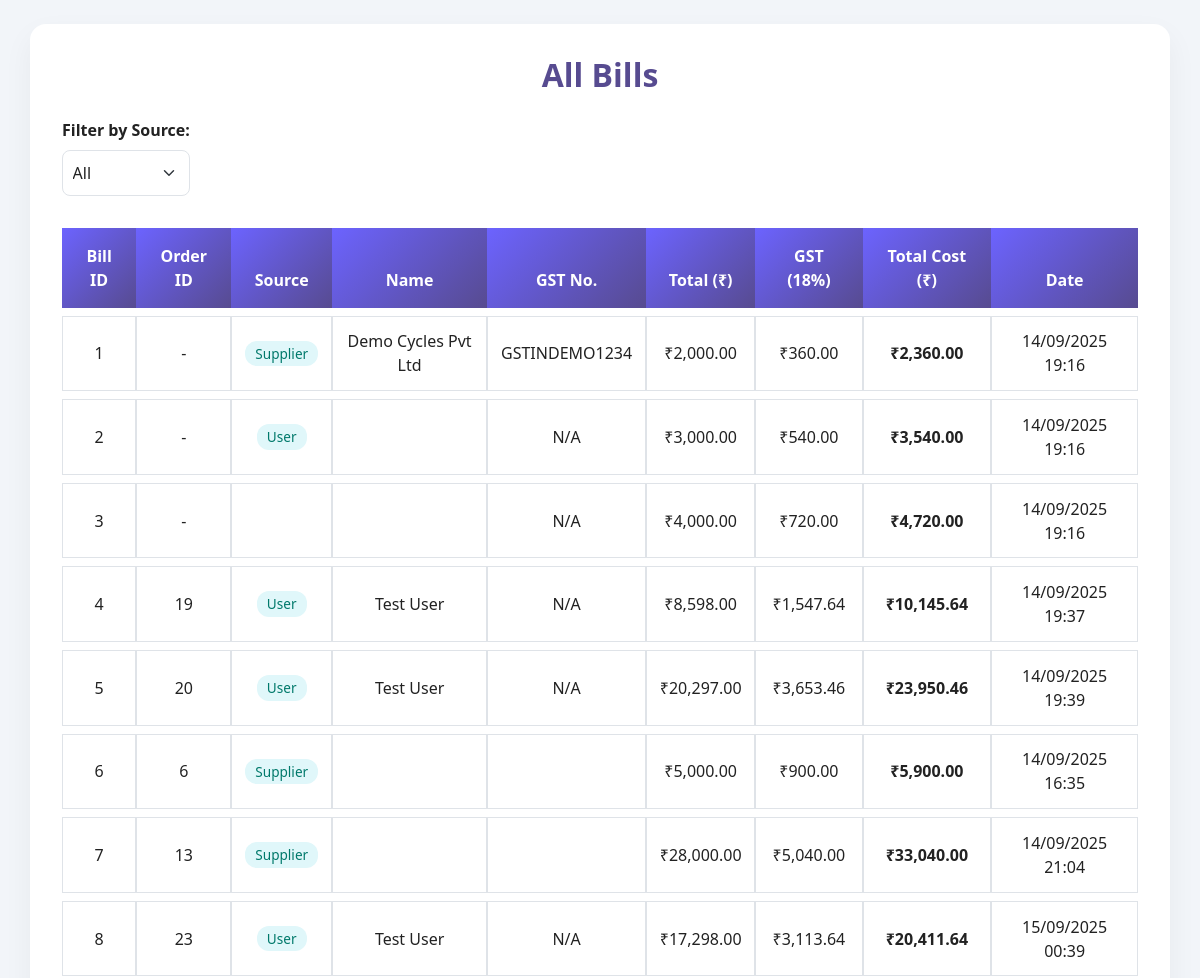
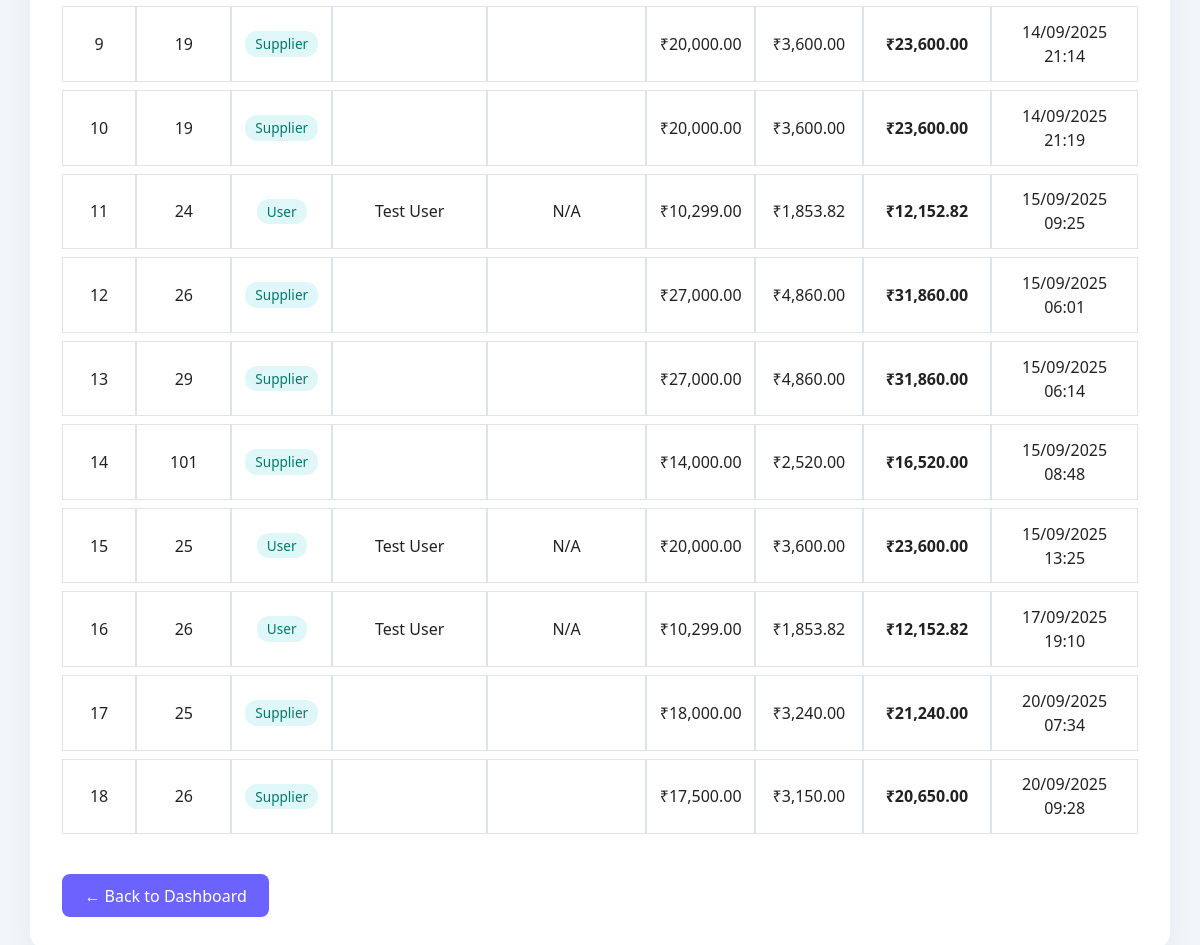
The app's page /admin/admin_bills.php (signed in) with its own data (2 pictures, top to bottom).
### tables this page shows
CREATE TABLE `bills` (
  `id` int(11) NOT NULL,
  `order_id` int(11) NOT NULL,
  `amount` decimal(10,2) NOT NULL,
  `created_at` datetime DEFAULT current_timestamp(),
  `source` enum('user','supplier') NOT NULL DEFAULT 'user',
  `supplier_id` int(11) DEFAULT NULL
);

CREATE TABLE `suppliers` (
  `id` int(11) NOT NULL,
  `user_id` int(11) NOT NULL,
  `company_name` varchar(160) DEFAULT NULL,
  `gstin` varchar(40) DEFAULT NULL,
  `created_at` datetime DEFAULT current_timestamp()
);

CREATE TABLE `users` (
  `id` int(11) NOT NULL,
  `role_id` int(11) NOT NULL,
  `name` varchar(120) NOT NULL,
  `email` varchar(160) NOT NULL,
  `password_plain` varchar(120) NOT NULL,
  `created_at` datetime DEFAULT current_timestamp()
);

### admin/admin_bills.php (the view, shortened to what this page needs)
<?php
require_once '../config/db.php';
$filter = $_GET['source'] ?? 'all';
$whereClause = '';
$sql = "
  SELECT
    b.id AS bill_id,
    b.order_id,
    b.amount,
    b.created_at,
    b.source,
    u.name AS user_name,
    s.company_name AS supplier_name,
    s.gstin AS supplier_gst
  FROM bills b
  LEFT JOIN orders o ON o.id = b.order_id
  LEFT JOIN users u ON u.id = o.user_id
  LEFT JOIN suppliers s ON s.id = b.supplier_id
  $whereClause
  ORDER BY b.id ASC
";
$res = $conn->query($sql);
?>
<!DOCTYPE html>
<html>
<head>
  <link rel="stylesheet" href="https://cdn.jsdelivr.net/npm/bootstrap@5.3.2/dist/css/bootstrap.min.css">
</head>
<body>
  <div class="container my-4">
    <h2 class="mb-4">All Bills</h2>
    <form method="get" class="row g-3 mb-4">
      <div class="col-auto">
        <label for="sourceFilter" class="form-label">Filter by Source:</label>
        <select name="source" id="sourceFilter" class="form-select" onchange="this.form.submit()">
          <option value="all" <?= $filter === 'all' ? 'selected' : '' ?>>All</option>
        </select>
      </div>
    </form>
    <table class="table table-bordered table-hover">
      <thead class="table-dark">
        <tr>
          <th>Bill ID</th>
          <th>Order ID</th>
          <th>Source</th>
          <th>Name</th>
          <th>GST No.</th>
          <th>Total (₹)</th>
          <th>GST (18%)</th>
          <th>Total Cost (₹)</th>
          <th>Date</th>
        </tr>
      </thead>
      <tbody>
        <?php if ($res->num_rows === 0): ?>
          <tr><td colspan="9" class="text-center">No bills found.</td></tr>
        <?php else: ?>
          <?php while ($row = $res->fetch_assoc()): ?>
            <?php
              $subtotal = (float)$row['amount'];
              $gst = round($subtotal * 0.18, 2);
              $total = $subtotal + $gst;
              $isSupplier = $row['source'] === 'supplier';
              $name = $isSupplier ? $row['supplier_name'] : $row['user_name'];
              $gstNo = $isSupplier ? $row['supplier_gst'] : 'N/A';
              $sourceLabel = ucfirst($row['source']);
              $formattedDateTime = date('d/m/Y H:i', strtotime($row['created_at']));
            ?>
            <tr>
              <td><?= $row['bill_id'] ?></td>
              <td><?= $row['order_id'] ?: '-' ?></td>
              <td><span class="badge bg-info text-dark"><?= htmlspecialchars($sourceLabel) ?></span></td>
              <td><?= htmlspecialchars($name) ?></td>
              <td><?= htmlspecialchars($gstNo) ?></td>
              <td>₹<?= number_format($subtotal, 2) ?></td>
              <td>₹<?= number_format($gst, 2) ?></td>
              <td><strong>₹<?= number_format($total, 2) ?></strong></td>
              <td><?= $formattedDateTime ?></td>
            </tr>
          <?php endwhile; ?>
        <?php endif; ?>
      </tbody>
    </table>
    <a href="dashboard.php" class="btn btn-secondary mt-3">← Back to Dashboard</a>
  </div>
</body>
</html>

### admin/admin_bills.php (style rules this page uses)
:root { --bg: #f2f5f9; --text: #222; --card-bg: #fff; --primary: #6c63ff; --primary-light: #7c7bff; --primary-dark: #574b90; --border: #dfe3e8; --badge-bg: #e0f7fa; --badge-text: #00796b; --hover: #f0f0f0; }
body { background: var(--bg); color: var(--text); font-family: 'Segoe UI', Tahoma, Geneva, Verdana, sans-serif; margin: 0; padding: 0; }
.container { background-color: var(--card-bg); padding: 2rem; margin-top: 2rem; border-radius: 16px; box-shadow: 0 12px 30px rgba(0, 0, 0, 0.05); transition: background 0.3s; }
h2 { font-size: 2rem; font-weight: bold; text-align: center; margin-bottom: 2rem; color: var(--primary-dark); }
form .form-label { font-weight: 600; color: var(--text); }
.form-select { border-radius: 8px; border: 1px solid var(--border); padding: 0.6rem; background-color: var(--card-bg); color: var(--text); transition: border 0.2s; }
.table { border-collapse: separate; border-spacing: 0 8px; width: 100%; margin-top: 1rem; }
.table th { background: linear-gradient(135deg, var(--primary), var(--primary-dark)); color: white; padding: 1rem; text-align: center; border: none; }
.table td { background-color: var(--card-bg); border: 1px solid var(--border); padding: 0.8rem; text-align: center; vertical-align: middle; color: var(--text); }
.table tbody tr { transition: background-color 0.3s ease; }
.badge.bg-info { background-color: var(--badge-bg) !important; color: var(--badge-text) !important; font-weight: 500; border-radius: 12px; padding: 6px 10px; font-size: 0.85rem; }
.btn-secondary { background-color: var(--primary); border: none; color: white; font-weight: 500; padding: 0.6rem 1.4rem; border-radius: 8px; transition: all 0.3s ease; }

### records on screen
bills: id "1", order "-", source "Supplier", supplier.company_name "Demo Cycles Pvt Ltd", supplier.gstin "GSTINDEMO1234", amount "2,000.00", amount "360.00", amount "2,360.00", created_at "14/09/2025 19:16"
bills: id "2", order "-", source "User", source "N/A", amount "3,000.00", amount "540.00", amount "3,540.00", created_at "14/09/2025 19:16"
bills: id "3", order "-", source "N/A", amount "4,000.00", amount "720.00", amount "4,720.00", created_at "14/09/2025 19:16"
bills: id "4", order "19", source "User", users.name "Test User", source "N/A", amount "8,598.00", amount "1,547.64", amount "10,145.64", created_at "14/09/2025 19:37"
bills: id "5", order "20", source "User", users.name "Test User", source "N/A", amount "20,297.00", amount "3,653.46", amount "23,950.46", created_at "14/09/2025 19:39"
bills: id "6", order "6", source "Supplier", amount "5,000.00", amount "900.00", amount "5,900.00", created_at "14/09/2025 16:35"
bills: id "7", order "13", source "Supplier", amount "28,000.00", amount "5,040.00", amount "33,040.00", created_at "14/09/2025 21:04"
bills: id "8", order "23", source "User", users.name "Test User", source "N/A", amount "17,298.00", amount "3,113.64", amount "20,411.64", created_at "15/09/2025 00:39"
bills: id "9", order "19", source "Supplier", amount "20,000.00", amount "3,600.00", amount "23,600.00", created_at "14/09/2025 21:14"
bills: id "10", order "19", source "Supplier", amount "20,000.00", amount "3,600.00", amount "23,600.00", created_at "14/09/2025 21:19"
bills: id "11", order "24", source "User", users.name "Test User", source "N/A", amount "10,299.00", amount "1,853.82", amount "12,152.82", created_at "15/09/2025 09:25"
bills: id "12", order "26", source "Supplier", amount "27,000.00", amount "4,860.00", amount "31,860.00", created_at "15/09/2025 06:01"
bills: id "13", order "29", source "Supplier", amount "27,000.00", amount "4,860.00", amount "31,860.00", created_at "15/09/2025 06:14"
bills: id "14", order "101", source "Supplier", amount "14,000.00", amount "2,520.00", amount "16,520.00", created_at "15/09/2025 08:48"
bills: id "15", order "25", source "User", users.name "Test User", source "N/A", amount "20,000.00", amount "3,600.00", amount "23,600.00", created_at "15/09/2025 13:25"
bills: id "16", order "26", source "User", users.name "Test User", source "N/A", amount "10,299.00", amount "1,853.82", amount "12,152.82", created_at "17/09/2025 19:10"
bills: id "17", order "25", source "Supplier", amount "18,000.00", amount "3,240.00", amount "21,240.00", created_at "20/09/2025 07:34"
bills: id "18", order "26", source "Supplier", amount "17,500.00", amount "3,150.00", amount "20,650.00", created_at "20/09/2025 09:28"
